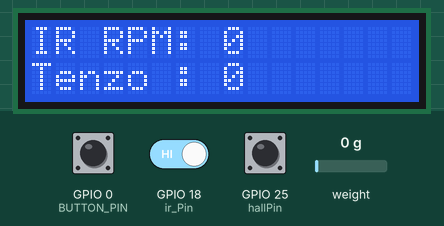
This program was run on a simulated ESP32. Parts: 16×2 character LCD. The test bench sets the inputs (shaded band); at power-on: GPIO 0 (BUTTON_PIN) HIGH, weight on the scale 0 g, GPIO 18 (ir_Pin) HIGH, GPIO 25 (hallPin) HIGH. What the program prints to the serial monitor is not drawn.

Above: at 13.4 s.
13.5 s: GPIO 0 (BUTTON_PIN) pulled LOW for 2.45 s
At 15.7 s:
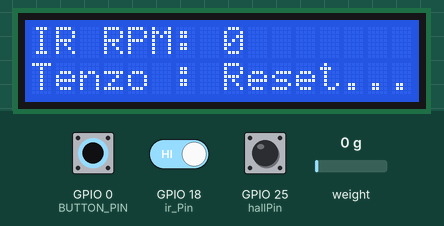
18.4 s: weight on the scale set to 1250 g
At 19.5 s:
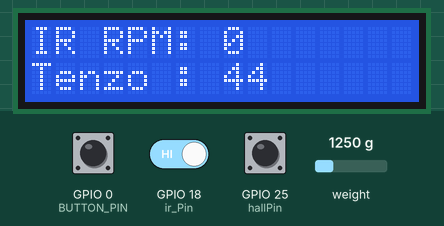
21.2 s: weight on the scale set to 100 g
At 24.5 s:
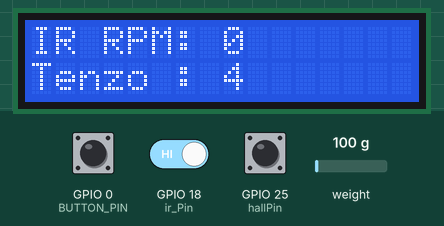
25.5 s: weight on the scale set to 2500 g
At 27.6 s:
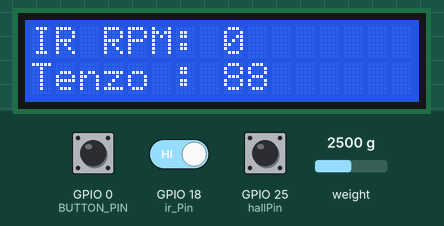
Timing chart, 0 to 29.1 s (numbered marks = the images above; inputs shaded):
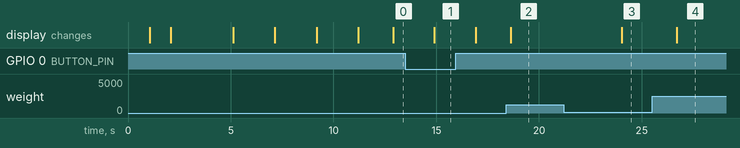

The program:

main.cpp
```cpp
// Программа измеряет обороты и силу на реактивной штанге

// Если нужен Wi-Fi и MQTT, то использовать эти библиотеки
#include <WiFi.h>
#include <MQTT.h>

#include <ArduinoJson.h>
#include <cmath> // Необходимо для round, ceil, floor, trunc
#include <LiquidCrystal_I2C.h> // Двухстрочный дисплей 1602
#include "HX711.h"       // Библиотека для работы с АЦП HX711
// Создание объектов
HX711 scale;                      // Объект для работы с тензодатчиком
LiquidCrystal_I2C lcd(0x27, 16, 2); // set the LCD address to 0x27 for a 16 chars and 2 line display

// Будем ли пользовать Wi-Fi и публиковать в MQTT
boolean wifi_mqtt_ON = false; // Значение, использовать ли коннект и публикацию

// Определение пинов подключения весов
#define DT_PIN 21          // Пин DATA (DT) HX711
#define SCK_PIN 22        // Пин CLOCK (SCK) HX711

// Определение пинов подключения Дисплея 1602
int sda_pin = 16; // GPIO16 as I2C SDA
int scl_pin = 17; // GPIO17 as I2C SCL

#define BUTTON_PIN 0  // Пин кнопки обнуления (GPIO0 - обычно кнопка BOOT на ESP32)
// Калибровочные параметры
float calibration_factor = 7.60; // Калибровочный коэффициент (подбирается экспериментально)
float units;                       // Переменная для измерений в граммах
float ounces;                   // Переменная для измерений в унциях

float Power_Watt_ir;                   // Мощность в Ваттах, инфракрасный датчик
int int_PW_ir;
float Power_Watt_holl;                   // Мощность в Ваттах, датчик Холла
int int_PW_holl;
volatile unsigned int COUNT_MAGNIT = 22; // Количество магнитов на оборот для датчика Холла
volatile unsigned int COUNT_PULSE_IR = 1; // Количество пульсаций на оборот для IR датчика

// Функция обнуления весов (тарирование)
void tareScale()
{
  // tft.fillScreen(TFT_BLACK);        // Очистка экрана
  // tft.setTextColor(TFT_GREEN); // Зеленый цвет для лучшей читаемости
  // tft.setTextSize(1);
  // tft.setCursor(10, 10);
  // tft.println("Taring...");              // Сообщение о процессе тарирования
  scale.tare();   // Сброс текущего веса в 0
  Serial.println(".........Сброс текущего веса в 0..........");
  // delay(1000);   // Задержка для стабилизации
  // tft.fillScreen(TFT_BLACK);        // Очистка экрана
  // tft.setTextColor(TFT_GREEN); // Зеленый цвет для лучшей читаемости
  // tft.setTextSize(1);
  // tft.setCursor(10, 10);
  // tft.println("Tared!"); // Сообщение о процессе тарирования
  // delay(1000);           // Пауза перед возвратом к измерениям
}

// #include <MQTTClient.h>

//const char ssid[] = "OnePlus 10 Pro 5G-76e8";
//const char pass[] = "g3se674x";

// const char ssid[] = "4G-UFI-C70D";
// const char pass[] = "9546595465Hotspot!";


// const char ssid[] = "HOMELAB-10";
// const char pass[] = "9546595465Homelab!";


const char ssid[] = "Keenetic-0606";
const char pass[] = "hkCXMKY9";


// const char ssid[] = "OpenWrt";
// const char pass[] = "9546595465Openwrt!";


/*
//const char MQTT_BROKER_ADRRESS[] = "91.149.232.230";  // CHANGE TO MQTT BROKER'S ADDRESS
const char MQTT_BROKER_ADRRESS[] = "77.51.217.41"; // CHANGE TO MQTT BROKER'S ADDRESS
const int MQTT_PORT = 1883;
//const int MQTT_PORT = 8883;
const char MQTT_CLIENT_ID[] = "YOUR-NAME-esp32-001"; // CHANGE IT AS YOU DESIRE
const char MQTT_USERNAME[] = "userMosquitoPSP"; // CHANGE IT IF REQUIRED, empty if not required
const char MQTT_PASSWORD[] = "9546595465Psp!"; // CHANGE IT IF REQUIRED, empty if not required
 */

//const char MQTT_BROKER_ADRRESS[] = "91.149.232.230";  // CHANGE TO MQTT BROKER'S ADDRESS
// const char MQTT_BROKER_ADRRESS[] = "192.168.100.237"; // CHANGE TO MQTT BROKER'S ADDRESS
// const char MQTT_BROKER_ADRRESS[] = "192.168.10.72"; // CHANGE TO MQTT BROKER'S ADDRESS
// const char MQTT_BROKER_ADRRESS[] = "192.168.20.152"; // CHANGE TO MQTT BROKER'S ADDRESS

const char MQTT_BROKER_ADRRESS[] = "192.168.1.170"; // CHANGE TO MQTT BROKER'S ADDRESS


const int MQTT_PORT = 1883;
//const int MQTT_PORT = 8883;
const char MQTT_CLIENT_ID[] = "Umbrella-esp32-001"; // CHANGE IT AS YOU DESIRE
const char MQTT_USERNAME[] = "telegraf"; // CHANGE IT IF REQUIRED, empty if not required
const char MQTT_PASSWORD[] = "telegraf"; // CHANGE IT IF REQUIRED, empty if not required


//Внешний датчик Холла
const int hallPin = 25;     // Пин, к которому подключен DO датчика
int hallState = 0;          // Состояние датчика Холла
volatile unsigned int holl_pulseCount = 0; // Счетчик импульсов датчика Холла
volatile unsigned int holl_pulseCount_ditry = 0; // Счетчик импульсов датчика Холла c Дребезгом
unsigned long lastMillis_rpm = 0;
float holl_rpm = 0; // Оборотов в минуту датчкика Холла

const int ir_Pin = 18;     // Пин, к которому подключен DO датчика Инфракрасного
int ir_State = 0;          // Состояние датчика Инфракрасного
volatile unsigned int ir_pulseCount = 0; // Счетчик импульсов датчика Инфракрасного
volatile unsigned int ir_pulseCount_ditry = 0; // Счетчик импульсов датчика Инфракрасного c Дребезгом
float ir_rpm = 0; // Оборотов в минуту  датчика Инфракрасного

WiFiClient net;
MQTTClient client;

unsigned long lastMillis = 0;
unsigned long lastMillis_wifi = 0;
unsigned long lastMillis_mqtt = 0;
unsigned long count_fps = 0;


void connect() {

  Serial.println("Мы тут 50 ======== ");

  Serial.print("checking wifi...  (Проверка WiFi... ) ");
  while (WiFi.status() != WL_CONNECTED) {
    Serial.print(".//.");
    // lcd.setCursor(0,0);
    // lcd.print("WiFi conn...");
    Serial.println("Мы тут 60 ======== ");
    delay(2000);
  }

  Serial.println("Мы тут 70 ======== ");
  Serial.println("Подключено к Wi-Fi!");


  // lcd.setCursor(0,1);
  // lcd.print("WiFi connected!");
  // delay(2000);
  // lcd.clear();

  Serial.print("IP адрес: ");
  Serial.print(WiFi.localIP());

  // lcd.setCursor(0,0);
  // lcd.print(WiFi.localIP());

  Serial.println("===============");
  Serial.print("Теперь подключаемся к MQTT брокеру на адресе:");
  Serial.println(MQTT_BROKER_ADRRESS);

  Serial.print("\nconnecting... (Соединение с MQTT брокером...)");
  while (!client.connect(MQTT_CLIENT_ID, MQTT_USERNAME, MQTT_PASSWORD)) {


    Serial.println("Мы тут 80 ======== ");
    Serial.print(".>.");

    // lcd.setCursor(0,1);
    // lcd.print(".>.");
    delay(1000);
  }


  Serial.println("Мы тут 90 ======== ");
  Serial.println("\nconnected!");

  // lcd.setCursor(0,1);
  // lcd.print("MQTT connected!");
  // delay(2000);

}

void messageReceived(String &topic, String &payload) {
  Serial.println("incoming: " + topic + " - " + payload);

  // Note: Do not use the client in the callback to publish, subscribe or
  // unsubscribe as it may cause deadlocks when other things arrive while
  // sending and receiving acknowledgments. Instead, change a global variable,
  // or push to a queue and handle it in the loop after calling `client.loop()`.
}

volatile unsigned long turnover = 0;
volatile unsigned long last_turnover = 0;
volatile unsigned long turnover_time = 0;


const int drebezg_time = 150;       // Длина времени на дребезг, микросекунд
                                    // 20000 микросекунд = 50 Гц = 3000 об\мин
                                    // 5000 vмикросекунд = 200 Гц = 12000 об\мин
                                    // При 10000 об/мин и 22 магнитах импульсов 3666,
                                    //         интервал 272 мкс между импульсами

// Прерывание: срабатывает при появлении магнита
void IRAM_ATTR handleInterrupt() {
  turnover = micros()-last_turnover; //Вычисляет время между двумя обротами (почему двумя а не одним??)
  if (turnover > drebezg_time)
  {
    last_turnover=micros();
    holl_pulseCount++;
  }
  holl_pulseCount_ditry++;
}

volatile unsigned long ir_turnover = 0;
volatile unsigned long ir_last_turnover = 0;

const int ir_drebezg_time = 5000;     // Длина времени на дребезг, микросекунд датчика Инфракрасного
                                      // 20000 микросекунд = 50 Гц = 3000 об\мин
                                      // 5000 vмикросекунд = 200 Гц = 12000 об\мин

// Прерывание: срабатывает при появлении сигнала
void IRAM_ATTR ir_handleInterrupt() {
  ir_turnover = micros()-ir_last_turnover; //Вычисляет время между двумя обротами (почему двумя а не одним??)
  if (ir_turnover > ir_drebezg_time)
  {
    ir_last_turnover=micros();
    ir_pulseCount++;
  }
  ir_pulseCount_ditry++;
}


void setup() {

  Serial.begin(9600);


  Wire.setPins(sda_pin, scl_pin); // Set the I2C pins before begin
	lcd.init(sda_pin, scl_pin); // initialize the lcd to use user defined I2C pins

	lcd.backlight();            // Включение подсветки
  Serial.println("Мы тут 100 ========");
  delay(1000);
	lcd.noBacklight();            // Включение подсветки
  Serial.println("Мы тут 200 ========");
  delay(1000);
	lcd.backlight();            // Включение подсветки
	lcd.setCursor(0,0);         // Установить курсор
	lcd.print("Welcome!");
	delay(3000);


  // Если используем WIFI то давайте подключаться к WiFi и MQTT - НАЧАЛО
  if (wifi_mqtt_ON){
    // Serial.println("Мы тут 10 ========");
    WiFi.begin(ssid, pass);
    esp_log_level_set("wifi", ESP_LOG_VERBOSE);

    // Serial.println("Мы тут 20 ======== ");
    client.begin(MQTT_BROKER_ADRRESS, net);

    // Serial.println("Мы тут 30 ======== ");
    client.onMessage(messageReceived);

    // Serial.println("Мы тут 40 ======== ");
    connect();
  }
  // Если используем WIFI то давайте подключаться к WiFi и MQTT - КОНЕЦ


  // pinMode(ledPin, OUTPUT);
  pinMode(hallPin, INPUT); // Датчик A3144 выдает логический сигнал
  pinMode(ir_Pin, INPUT); // Датчик  выдает логический сигнал

  //pinMode(hallPin, INPUT_PULLUP); // Используем встроенную подтяжку, если модуль без нее
  attachInterrupt(digitalPinToInterrupt(hallPin), handleInterrupt, FALLING); // FALLING - переход с HIGH на LOW

  //pinMode(hallPin, INPUT_PULLUP); // Используем встроенную подтяжку, если модуль без нее
  attachInterrupt(digitalPinToInterrupt(ir_Pin), ir_handleInterrupt, FALLING); // FALLING - переход с HIGH на LOW


  Serial.println("Мы тут 4000 ======== Начинаем инициализацию тензодатчика");

  // Далее для тензодатчика
  pinMode(BUTTON_PIN, INPUT_PULLUP); // Подтяжка к питанию (кнопка замыкает на GND)
  // Serial.println("Мы тут 4050 ======== Идет инициализация тензодатчика");
  lcd.setCursor(0,1);         // Установить курсор
	lcd.print("Init tenzo...");

  delay(1000);

  // // Инициализация весов
  scale.begin(DT_PIN, SCK_PIN);        // Инициализация HX711 с указанием пинов

  // Serial.println("Мы тут 4100 ======== Идет инициализация тензодатчика");
  scale.set_scale();                             // Установка масштаба (без коэффициента)

  // Serial.println("Мы тут 4200 ======== Идет инициализация тензодатчика");
  scale.tare();                                     // Первоначальное обнуление веса

  // Serial.println("Мы тут 4300 ======== Идет инициализация тензодатчика");
  scale.set_scale(calibration_factor); // Установка калибровочного коэффициента

  // Serial.println("Мы тут 1000 ======== Выход из Setup");
  lcd.clear();
	lcd.setCursor(0,0);         // Установить курсор
	lcd.print("Congratulation!");
	lcd.setCursor(0,1);         // Установить курсор
	lcd.print("Init completed!");

  delay(2000);
  lcd.clear();
  lcd.print("Start of measurements...");
  delay(2000);
  lcd.clear();

  lcd.setCursor(0,0);         // Установить курсор
	lcd.print("IR RPM:");
	lcd.setCursor(0,1);
	lcd.print("Tenzo :");
}


void loop() {


  count_fps=count_fps+1; // счетчик итераций
  Power_Watt_ir = 0; // Сброс мощности
  int_PW_ir=0;
  Power_Watt_holl = 0; // Сброс мощности
  int_PW_holl=0;


  //// ======= Этот блок отвечает за коннект к MQTT и Wi-Fi ========   НАЧАЛО  ///////
  if (wifi_mqtt_ON){
    client.loop();
    // Тут коннектимся к MQTT серверу на чаще раза во сколько то времени, если коннекта нету
    if (millis() - lastMillis_mqtt >= 3000) {
      lastMillis_mqtt = millis();
      // Serial.println("Мы тут 2000 ======== тут коннектимся к МКУТТ серверу на");
      if (!client.connected()) {
        connect();
      }
    }
  }
  //// ======= Этот блок отвечает за коннект к MQTT и Wi-Fi ========    КОНЕЦ  ///////

   // Расчет всего каждую секунду
   if (millis() - lastMillis_rpm >= 1000) {

    detachInterrupt(digitalPinToInterrupt(hallPin)); // Отключаем прерывания на время расчета
    detachInterrupt(digitalPinToInterrupt(ir_Pin)); // Отключаем прерывания на время расчета

    // client.publish("/hello", "world"); // Проверка связи


     holl_rpm = round((holl_pulseCount * 60)/COUNT_MAGNIT);


    // Датчик инфракрасный - НАЧАЛО

     ir_rpm = (round(ir_pulseCount * 60)/COUNT_PULSE_IR);


    // Датчик инфракрасный - КОНЕЦ

    bool reading = digitalRead(BUTTON_PIN); // Чтение текущего состояния кнопки
      if (reading == LOW)
      {
        // delay(20);
        if (reading == LOW)
        {
          tareScale(); // Вызов функции обнуления весов
          lcd.setCursor(0,1);
	        lcd.print("Tenzo : Reset...");
          delay(2000);
          lcd.setCursor(0,1);
	        lcd.print("Tenzo : 0         ");
        }
      }


    // Измерение веса с усреднением
    // ounces - унции
    // units - граммы

    ounces = 0; // Обнуление переменной для накопления значений
    ounces = scale.get_units(15); // Каждый вызов функции возвращает среднее значение из 15 измерений
    units = round(ounces * 0.035274); // Конвертация в граммы (1 унция = 28.3495 грамм), округляем до целых

    // // Расчет мощности Инфракрасный датчик
    Power_Watt_ir = units * 0.00981 * ir_rpm * 0.1047;
    int_PW_ir = round(Power_Watt_ir);


    // char buffer[12]; // Буфер достаточного размера
    // sprintf(buffer, "%i", int_PW_ir); // %lu для unsigned long
    // client.publish("/int_PW_ir", buffer);

    // // Расчет мощности датчик Холла
    Power_Watt_holl = units * 0.00981 * holl_rpm * 0.1047;
    int_PW_holl = round(Power_Watt_holl);


    /*
    // =========================================================================== //
    //                         вывод данных в терминал                             //
    // =========================================================================== //
    Serial.print("holl_rpm =================================== holl_rpm : ");
    Serial.println(holl_rpm);
    Serial.println();
    Serial.print("holl_pulseCount: ");
    Serial.println(holl_pulseCount);
    Serial.print("holl_pulseCount_ditry: ");
    Serial.println(holl_pulseCount_ditry);
    Serial.print("count_fps: ");
    Serial.println(count_fps);
    Serial.print("Вес на тензодатчике, грамм =================: ");
    Serial.print(units, 2); // Вывод с двумя знаками после запятой
    Serial.println();
    Serial.print("Power_Watt_ir: ");
    Serial.print(Power_Watt_ir, 2); // Вывод с двумя знаками после запятой
    Serial.println(" Watt");
    Serial.print("IR_RPM ============================================== IR_RPM : ");
    Serial.println(ir_rpm);
    Serial.println();
    Serial.print("IR_pulseCount: ");
    Serial.println(ir_pulseCount);
    Serial.print("ir_pulseCount_ditry: ");
    Serial.println(ir_pulseCount_ditry);
    Serial.print("Power_Watt_holl: ");
    Serial.print(Power_Watt_holl, 2); // Вывод с двумя знаками после запятой
    Serial.println(" Watt");

 */

    // Создание JSON документа
    StaticJsonDocument<300> doc;
    doc["sensor"] = "esp32_01";
    doc["count_fps"] = count_fps;
    doc["lastMillis_rpm"] = lastMillis_rpm;
    doc["holl_pulseCount"] = holl_pulseCount;
    doc["holl_pulseCount_ditry"] = holl_pulseCount_ditry;
    doc["holl_rpm"] = holl_rpm;
    doc["ir_pulseCount"] = ir_pulseCount;
    doc["ir_pulseCount_ditry"] = ir_pulseCount_ditry;
    doc["ir_rpm"] = ir_rpm;
    doc["units"] = units;
    doc["COUNT_MAGNIT"] = COUNT_MAGNIT;
    doc["COUNT_PULSE_IR"] = COUNT_PULSE_IR;
    doc["int_PW_holl"] = int_PW_holl;
    doc["int_PW_ir"] = int_PW_ir;


    char jsonBuffer[300];
    serializeJson(doc, jsonBuffer); // Преобразование в строку


    if (wifi_mqtt_ON){
        // Публикация в MQTT топик
        client.publish("/UmbrellaEsp32/data", jsonBuffer);
    }


    serializeJson(doc, Serial); // выдача в порт UART
    Serial.println(); // Перенос строки для удобства

     holl_pulseCount = 0;            // Сбрасываем счетчик датчика Холла
     holl_pulseCount_ditry = 0;

     ir_pulseCount = 0;            // Сбрасываем счетчик датчика инфракрасного
     ir_pulseCount_ditry = 0;

     lastMillis_rpm = millis(); // Обновляем время
     count_fps=0;               // Сбрасываем счетчик fps

    lcd.setCursor(8, 0);
    String s = String((int)round(ir_rpm)); // Результат: целое число
    lcd.print(s);
    lcd.print("    ");

    lcd.setCursor(8, 1);
    s = String((int)round(units)); // Результат: целое число
    lcd.print(s);
    lcd.print("       ");

     attachInterrupt(digitalPinToInterrupt(hallPin), handleInterrupt, FALLING); // Включаем прерывания датчика Холла
     attachInterrupt(digitalPinToInterrupt(ir_Pin), ir_handleInterrupt, FALLING); // Включаем прерывания Инфракрасного датчика

   }

}
```

Measured:
- after the input at 13.5 s, the display: changes after 1.4 s (image 1)
- after the input at 18.4 s, the display: changes after 0.23 s (image 2)
- after the input at 21.2 s, the display: changes after 2.8 s (image 3)
- after the input at 25.5 s, the display: changes after 1.2 s (image 4)
